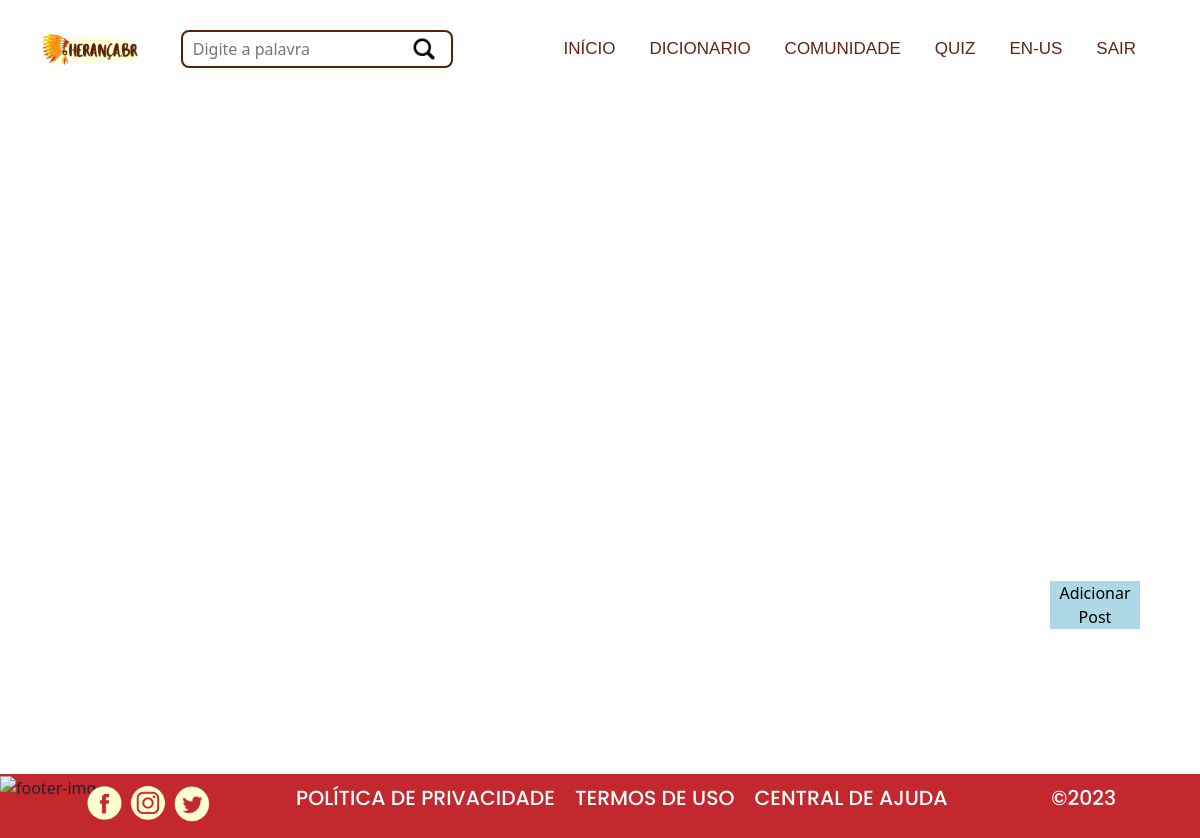
Page /community/ (signed in) on the earlier database version.
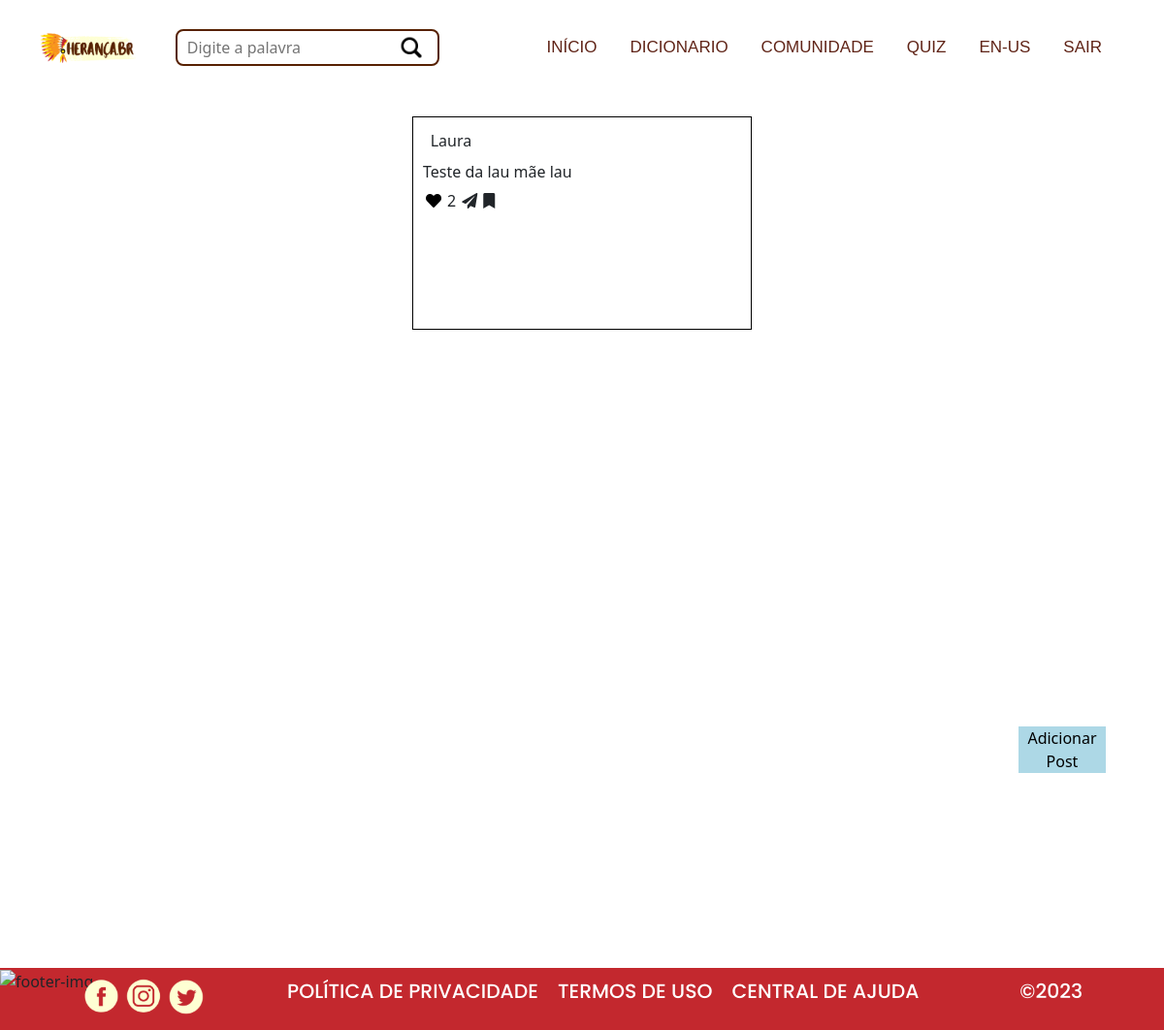
Same page on the later database version.
### heranca/models.py (models this page shows, shortened)
class Post(models.Model):
    author = models.ForeignKey(User, on_delete=models.CASCADE)
    image = models.ImageField(upload_to='Posts/cover/%Y/%m/%d/', blank=True, null=True)
    description = models.CharField(max_length=255)
    is_public = models.BooleanField(default=True)
    likes_count = models.PositiveIntegerField(default=0)
    likes = models.ManyToManyField(User, related_name='liked_posts', blank=True)
    is_liked = models.BooleanField(default=False)

### heranca/views.py (the view)
# urls.py: path('community/', views.community, name="community"),
@login_required(login_url=reverse_lazy('account_login'))
def community(request):
    if request.method == 'POST':
        form = NewPost(request.POST, request.FILES)
        if form.is_valid():
            post = form.save(commit=False)
            post.author = request.user
            post.is_public = True
            post.save()
            return redirect('community')
    else:
        form = NewPost()
    user = request.user
    posts = Post.objects.filter(is_public=True)
    liked_posts = {}
    for post in posts:
        liked_posts[post.id] = user.is_authenticated and post.likes.filter(id=user.id).exists()
    return render(request, 'heranca/pages/community.html', {
        'page_title': "Community",
        'posts': posts,
        'liked_posts': liked_posts,
        'form': form,
    })

### heranca/forms.py
class NewPost(forms.ModelForm):
    class Meta:
        model = Post
        fields = ['image', 'description']

### templates/heranca/pages/community.html (shortened to what this page needs)
{% extends "base_heranca.html" %}
{% load static %}
{% load i18n %}
{% block content %}
<main class="main-width community-background">
    <section class="community-posts">
        {% for post in posts %}
            <div class="{% if post.image %}post-with-img{% else %}post{% endif %}
            ">
                <div class="post-author">
                    <div class="post-author-name" >{{post.author}}</div>
                </div>
                {% if post.image %}
                    <div class="post-img">
                        <img src="{{post.image.url}} "alt="post-img">
                    </div>
                    <div class="post-media">
                        <div class="post-like" >
                            <form method="post" action="{% url 'like_post' post.id %}">
                                {% csrf_token %}
                                <button type="submit" class="like-button" data-post-id="{{ post.id }}">
                                    {% if post.is_liked %}
                                    <i class="liked-red fa fa-heart" aria-hidden="true"></i>
                                    {% else %}
                                    <i class="fa fa-heart" aria-hidden="true"></i>
                                    {% endif %}
                                </button>
                            </form>
                        </div>
                        <div class="post-like">
                            <span class="likes-count" id="likes-count-{{ post.id }}">
                                {{ post.likes_count }}</span>
                        </div>
                        <div class="post-share" ><i class="fa fa-paper-plane" aria-hidden="true"></i></div>
                        <div class="post-keep" ><i class="fa fa-bookmark" aria-hidden="true"></i></div>
                        <div class="left"></div>
                    </div>
                    <div class="post-description">
                        {{post.description}}
                    </div>
                {% else %}
                    <div class="post-description">
                        {{post.description}}
                    </div>
                    <div class="post-media">
                        <div class="post-like" >
                            <form method="post" action="{% url 'like_post' post.id %}">
                                <button type="submit" class="like-button" data-post-id="{{ post.id }}">
                                    {% if post.is_liked %}
                                    <i class="liked-red fa fa-heart" aria-hidden="true"></i>
                                    {% else %}
                                    <i class="fa fa-heart" aria-hidden="true"></i>
                                    {% endif %}
                                </button>
                            </form>
                        </div>
                        <div class="post-like">
                            <span class="likes-count" id="likes-count-{{ post.id }}">
                                {{ post.likes_count }}</span>
                        </div>
                        <div class="post-share" ><i class="fa fa-paper-plane" aria-hidden="true"></i></div>
                        <div class="post-keep" ><i class="fa fa-bookmark" aria-hidden="true"></i></div>
                    </div>
                {% endif %}
            </div>
        {% endfor %}
    </section>
</main>
<button id="add-post" class="fixed-button">Adicionar Post</button>
{% endblock content %}

### templates/base_heranca.html (shortened to what this page needs)
{% load static %}
{% load i18n %}
<!DOCTYPE html>
<html lang="pt-br">
<link rel="stylesheet" href="https://cdnjs.cloudflare.com/ajax/libs/font-awesome/5.15.3/css/all.min.css">
<link rel="stylesheet" href="https://cdnjs.cloudflare.com/ajax/libs/OwlCarousel2/2.3.4/assets/owl.carousel.min.css">
<link rel="stylesheet" href="https://cdnjs.cloudflare.com/ajax/libs/OwlCarousel2/2.3.4/assets/owl.theme.default.min.css">
<link href="https://cdn.jsdelivr.net/npm/bootstrap@5.2.3/dist/css/bootstrap.min.css" rel="stylesheet">
<head>
    <link rel="stylesheet" href="{% static './heranca/css/stylesmatheus.css' %}">
</head>
<body
>
    {% include './heranca/partials/header.html' %}
    {% if 'accounts' in request.path %}
        {% block content_auth %}
        {% csrf_token %}
        {% endblock content_auth %}
    {% else %}
        {% block content %}{% endblock content %}
    {% endif %}
    {% include './heranca/partials/footer.html' %}
</body>
</html>

### templates/heranca/partials/sidebar.html (shortened to what this page needs)
{% load static %}
{% load i18n %}

### templates/heranca/partials/header.html (shortened to what this page needs)
{% load static %}
{% load i18n %}
{% if quiz is None %}
<header>
    <img class="header-logo" src="{% static 'heranca/images/logo.png' %}" alt="logo">
    <form id="header-search-form" class="header-form" method="POST">
        <input class="header-search" name="header-search" type="text" placeholder="{% if search_placeholder_text %}{{search_placeholder_text}}
        {% else %}{% trans "Digite a palavra" %}
        {% endif %}"
        value="{{text_value}}">
        <button type="submit" class="search-icon-btn">
            <img class="search-icon" src="{% static 'heranca/images/lupa.png'%}" alt="lupa">
        </button>
    </form>
    <nav class="header-nav">
        <ul class="header-nav-ul">
            <li class="nav-li"><a class="nav-li-links" href="{% url 'index' %}">{% trans "INÍCIO" %}</a></li>
            <li class="nav-li"><a class="nav-li-links" href="{% url 'dict_indigenous' %}">{% trans "DICIONARIO" %}</a></li>
            <li class="nav-li"><a class="nav-li-links" href="{% url 'community' %}">{% trans "COMUNIDADE" %}</a></li>
            <li class="nav-li"><a class="nav-li-links"  href="{% url 'quizes:main-view' %}">{% trans "QUIZ" %}</a></li>
            {% if 'en/' in request.path  %}
            <li class="nav-li"><a class="nav-li-links"  href="{% url 'set-language' 'pt-br' %}">{% trans "PT-BR" %}</a></li>
            {% else %}
            <li class="nav-li"><a class="nav-li-links"  href="{% url 'set-language' 'en' %}">{% trans "EN-US" %}</a></li>
            {% endif %}
            {% if user.is_authenticated %}
            <li class="nav-li"><a class="nav-li-links" href="{% url 'account_logout' %}" id="">{% trans "SAIR" %}</a></li>
            {% else %}
            <li class="nav-li"><a class="nav-li-links" href="{% url 'account_login' %}" id="menu-login">{% trans "ENTRAR" %}</a></li>
            {% endif %}
        </ul>
    </nav>
</header>
{% endif %}

### templates/heranca/partials/footer.html
{% load static %}
{% load i18n %}
<footer>
    <div class="footer-img">
        <img src="{% static 'heranca/images/footer-img.svg' %}" alt="footer-img">
    </div>
    <div class="footer-media">
        <div class="footer-media-social">
            <a href="https://www.facebook.com/profile.php?id=100093649415123&mibextid=ZbWKwL"  target="_blank" class="social-img"><img src="{% static 'heranca/images/facebook.png' %}" alt=""></a>
            <a href="https://instagram.com/ifheranca.br?igshid=MjEwN2IyYWYwYw==" target="_blank" class="social-img"><img src="{% static 'heranca/images/instagram.png' %}" alt=""></a>
            <a href="https://twitter.com/BrHeranca81461?t=X0hbDFXeKxIR_7zlz3URFA&s=08" target="_blank" class="social-img"><img src="{% static 'heranca/images/twitter.png' %}" alt=""></a>
        </div>
        <div class="footer-policy">
            <h2 class="footer-policy-text">{% trans "POLÍTICA DE PRIVACIDADE" %}</h2>
            <h2 class="footer-policy-text">{% trans "TERMOS DE USO" %}</h2>
            <h2 class="footer-policy-text">{% trans "CENTRAL DE AJUDA" %}</h2>
        </div>
        <div class="footer-copyright">
            <h2 class="footer-copyright-text">&copy;2023</h2>
        </div>
    </div>
</footer>

### base_static/heranca/css/stylesmatheus.css (style rules this page uses)
* { margin: 0px; padding: 0px; box-sizing: border-box; }
header { background-color: rgb(255, 255, 255); padding: 30px 40px; width: 100%; display: flex; align-items: center; justify-content: space-between; }
.header-logo { display: block; width: 100px; }
.search-icon-btn { background-color: transparent; border: none; position: relative; right: 40px; width: 28px; }
.search-icon { position: relative; right: 3px; width: 28px; }
.header-form { display: flex; align-items: center; width: 400px; }
.header-nav { height: 100%; font-family: ruda; }
.header-nav-ul { font-family: helvetica; display: flex; align-items: center; height: 100%; margin-bottom: 0 !important; }
.nav-li { list-style: none; }
.header-search { font-size: 16px; display: inline; margin: auto; width: 100%; height: 38px; border-radius: 8px; padding-left: 10px; border: 2px solid #572102; }
.nav-li-links { text-align: center; color: #602417; text-decoration: none; display: block; font-size: 17px; padding: 5px 10px; margin: 0 24px 0 0; }
@media (max-width:1235px) { .header-form { width: 300px !important; } }
@media (max-width:1235px) { .nav-li-links { margin: 0 14px 0 0 !important; } }
@media (max-width:1235px) { .footer-media { bottom: 16px !important; } }
@media (max-width:1235px) { .social-img, .social-img >img { width: 40px !important; } }
@media (max-width:1235px) { .footer-policy-text, .footer-copyright-text { font-size: 1.7vw !important; } }
footer { width: 100%; background-color: #C3282E; }
.footer-img { background-color: #C3282E; display: block; width: 100%; height: 100%; }
.footer-img > img { width: 100%; height: 100%; }
.footer-media { display: flex; justify-content: space-evenly; position: relative; bottom: 20px; width: 100%; }
.social-img, .social-img > img { width: 50px; border-radius: 50% !important; }
.footer-policy { display: flex; justify-content: space-evenly; align-items: center; text-align: center; }
.footer-policy-text { font-family: poppins; font-size: 20px; margin-right: 20px; color: white; }
.footer-copyright { display: flex; align-items: center; text-align: center; }
.footer-copyright-text { font-family: poppins; font-size: 20px; color: white; }
.main-width { margin: auto; min-width: 100px; max-width: 1100px; padding: 0 20px; }
#add-post { background-color: lightblue; width: 90px; text-align: center; position: fixed; bottom: 25%; right: 60px; border: none; }
.community-background { position: relative; }
.community-posts { display: grid; grid-template-columns: repeat(auto-fit, minmax(345px,1fr)); gap: 12px; justify-content: space-evenly; align-items: start; justify-items: center; padding: 20px 0; margin-bottom: 60%; }
.post { overflow-y: scroll; border: 1px solid black; background-color: rgb(255, 255, 255); padding: 10px; width: 350px; height: 220px; margin: 2px; }
.post-author { width: 100%; padding: 2px 0; display: flex; justify-content: space-evenly; align-items: center; }
.post-media { width: 100%; display: flex; justify-content: space-evenly; align-items: center; padding-bottom: 14px; }
.post-media > div { margin: 0 3px; }
.like-button { border: none; background-color: transparent; }
.post-description { margin: 6px 0; text-align: justify; width: 100%; }

Differences in the rows shown:
added Post: author "Laura", description "Teste da lau mãe lau", is_liked False (drawn), likes_count "2"
